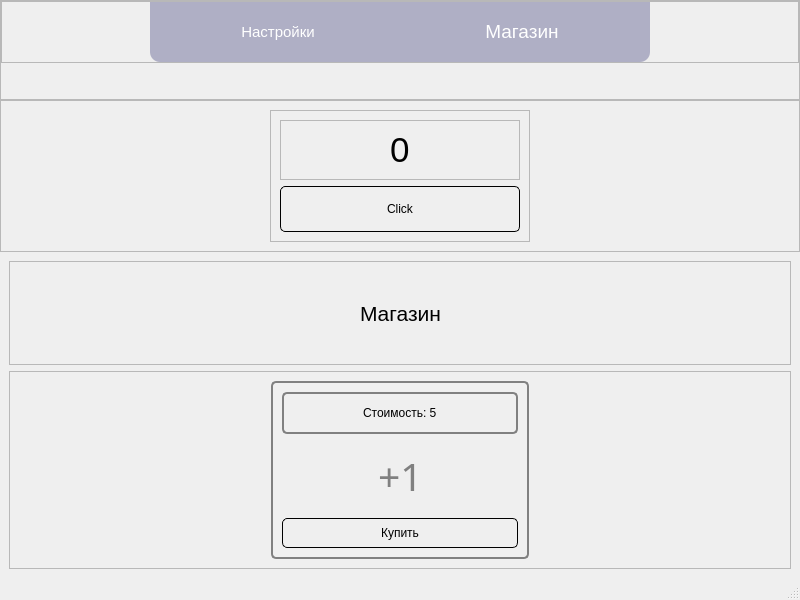
<?xml version="1.0" encoding="UTF-8"?>
<ui version="4.0">
 <class>MainWindow</class>
 <widget class="QMainWindow" name="MainWindow">
  <property name="geometry">
   <rect>
    <x>0</x>
    <y>0</y>
    <width>800</width>
    <height>600</height>
   </rect>
  </property>
  <property name="windowTitle">
   <string>MainWindow</string>
  </property>
  <widget class="QWidget" name="centralwidget">
   <layout class="QVBoxLayout" name="verticalLayout_4">
    <property name="spacing">
     <number>0</number>
    </property>
    <property name="leftMargin">
     <number>0</number>
    </property>
    <property name="topMargin">
     <number>0</number>
    </property>
    <property name="rightMargin">
     <number>0</number>
    </property>
    <property name="bottomMargin">
     <number>0</number>
    </property>
    <item>
     <widget class="QFrame" name="frame_3">
      <property name="minimumSize">
       <size>
        <width>0</width>
        <height>100</height>
       </size>
      </property>
      <property name="maximumSize">
       <size>
        <width>16777215</width>
        <height>100</height>
       </size>
      </property>
      <property name="frameShape">
       <enum>QFrame::Shape::StyledPanel</enum>
      </property>
      <property name="frameShadow">
       <enum>QFrame::Shadow::Raised</enum>
      </property>
      <property name="lineWidth">
       <number>0</number>
      </property>
      <layout class="QVBoxLayout" name="verticalLayout_6">
       <property name="spacing">
        <number>0</number>
       </property>
       <property name="leftMargin">
        <number>0</number>
       </property>
       <property name="topMargin">
        <number>0</number>
       </property>
       <property name="rightMargin">
        <number>0</number>
       </property>
       <property name="bottomMargin">
        <number>0</number>
       </property>
       <item>
        <widget class="QFrame" name="frame_12">
         <property name="frameShape">
          <enum>QFrame::Shape::StyledPanel</enum>
         </property>
         <property name="frameShadow">
          <enum>QFrame::Shadow::Raised</enum>
         </property>
         <layout class="QHBoxLayout" name="horizontalLayout_8">
          <property name="spacing">
           <number>0</number>
          </property>
          <property name="leftMargin">
           <number>0</number>
          </property>
          <property name="topMargin">
           <number>0</number>
          </property>
          <property name="rightMargin">
           <number>0</number>
          </property>
          <property name="bottomMargin">
           <number>0</number>
          </property>
          <item>
           <spacer name="horizontalSpacer_15">
            <property name="orientation">
             <enum>Qt::Orientation::Horizontal</enum>
            </property>
            <property name="sizeHint" stdset="0">
             <size>
              <width>145</width>
              <height>20</height>
             </size>
            </property>
           </spacer>
          </item>
          <item>
           <widget class="QFrame" name="frame_11">
            <property name="minimumSize">
             <size>
              <width>500</width>
              <height>60</height>
             </size>
            </property>
            <property name="styleSheet">
             <string notr="true">background-color: rgb(175, 175, 197);
border-bottom-left-radius: 10px;
border-bottom-right-radius: 10px;</string>
            </property>
            <property name="frameShape">
             <enum>QFrame::Shape::StyledPanel</enum>
            </property>
            <property name="frameShadow">
             <enum>QFrame::Shadow::Raised</enum>
            </property>
            <layout class="QHBoxLayout" name="horizontalLayout_9">
             <item>
              <widget class="QPushButton" name="btn_open_settings">
               <property name="font">
                <font>
                 <pointsize>11</pointsize>
                </font>
               </property>
               <property name="cursor">
                <cursorShape>PointingHandCursor</cursorShape>
               </property>
               <property name="styleSheet">
                <string notr="true">color: white;
</string>
               </property>
               <property name="text">
                <string>Настройки</string>
               </property>
              </widget>
             </item>
             <item>
              <widget class="QPushButton" name="btn_open_shop">
               <property name="font">
                <font>
                 <pointsize>14</pointsize>
                </font>
               </property>
               <property name="cursor">
                <cursorShape>PointingHandCursor</cursorShape>
               </property>
               <property name="styleSheet">
                <string notr="true">color: white;</string>
               </property>
               <property name="text">
                <string>Магазин</string>
               </property>
              </widget>
             </item>
            </layout>
           </widget>
          </item>
          <item>
           <spacer name="horizontalSpacer_16">
            <property name="orientation">
             <enum>Qt::Orientation::Horizontal</enum>
            </property>
            <property name="sizeHint" stdset="0">
             <size>
              <width>145</width>
              <height>20</height>
             </size>
            </property>
           </spacer>
          </item>
         </layout>
        </widget>
       </item>
       <item>
        <spacer name="verticalSpacer">
         <property name="orientation">
          <enum>Qt::Orientation::Vertical</enum>
         </property>
         <property name="sizeHint" stdset="0">
          <size>
           <width>20</width>
           <height>33</height>
          </size>
         </property>
        </spacer>
       </item>
      </layout>
     </widget>
    </item>
    <item>
     <widget class="QFrame" name="frame_5">
      <property name="frameShape">
       <enum>QFrame::Shape::StyledPanel</enum>
      </property>
      <property name="frameShadow">
       <enum>QFrame::Shadow::Raised</enum>
      </property>
      <layout class="QHBoxLayout" name="horizontalLayout_2">
       <item>
        <spacer name="horizontalSpacer_3">
         <property name="orientation">
          <enum>Qt::Orientation::Horizontal</enum>
         </property>
         <property name="sizeHint" stdset="0">
          <size>
           <width>253</width>
           <height>20</height>
          </size>
         </property>
        </spacer>
       </item>
       <item>
        <widget class="QFrame" name="frame_2">
         <property name="frameShape">
          <enum>QFrame::Shape::StyledPanel</enum>
         </property>
         <property name="frameShadow">
          <enum>QFrame::Shadow::Raised</enum>
         </property>
         <layout class="QVBoxLayout" name="verticalLayout">
          <item>
           <widget class="QFrame" name="frame_4">
            <property name="frameShape">
             <enum>QFrame::Shape::StyledPanel</enum>
            </property>
            <property name="frameShadow">
             <enum>QFrame::Shadow::Raised</enum>
            </property>
            <layout class="QHBoxLayout" name="horizontalLayout">
             <item>
              <spacer name="horizontalSpacer">
               <property name="orientation">
                <enum>Qt::Orientation::Horizontal</enum>
               </property>
               <property name="sizeHint" stdset="0">
                <size>
                 <width>90</width>
                 <height>20</height>
                </size>
               </property>
              </spacer>
             </item>
             <item>
              <widget class="QLabel" name="count">
               <property name="font">
                <font>
                 <pointsize>26</pointsize>
                </font>
               </property>
               <property name="text">
                <string>0</string>
               </property>
              </widget>
             </item>
             <item>
              <spacer name="horizontalSpacer_2">
               <property name="orientation">
                <enum>Qt::Orientation::Horizontal</enum>
               </property>
               <property name="sizeHint" stdset="0">
                <size>
                 <width>89</width>
                 <height>20</height>
                </size>
               </property>
              </spacer>
             </item>
            </layout>
           </widget>
          </item>
          <item>
           <widget class="QPushButton" name="btn_click">
            <property name="cursor">
             <cursorShape>PointingHandCursor</cursorShape>
            </property>
            <property name="styleSheet">
             <string notr="true">border: 1px solid black;
border-radius: 5px;
padding: 15px;</string>
            </property>
            <property name="text">
             <string>Click</string>
            </property>
           </widget>
          </item>
         </layout>
        </widget>
       </item>
       <item>
        <spacer name="horizontalSpacer_4">
         <property name="orientation">
          <enum>Qt::Orientation::Horizontal</enum>
         </property>
         <property name="sizeHint" stdset="0">
          <size>
           <width>253</width>
           <height>20</height>
          </size>
         </property>
        </spacer>
       </item>
      </layout>
     </widget>
    </item>
    <item>
     <widget class="QStackedWidget" name="stackedWidget">
      <property name="currentIndex">
       <number>1</number>
      </property>
      <widget class="QWidget" name="page_settings">
       <layout class="QVBoxLayout" name="verticalLayout_5">
        <item>
         <widget class="QFrame" name="frame">
          <property name="frameShape">
           <enum>QFrame::Shape::StyledPanel</enum>
          </property>
          <property name="frameShadow">
           <enum>QFrame::Shadow::Raised</enum>
          </property>
          <layout class="QHBoxLayout" name="horizontalLayout_3">
           <item>
            <spacer name="horizontalSpacer_5">
             <property name="orientation">
              <enum>Qt::Orientation::Horizontal</enum>
             </property>
             <property name="sizeHint" stdset="0">
              <size>
               <width>312</width>
               <height>20</height>
              </size>
             </property>
            </spacer>
           </item>
           <item>
            <widget class="QLabel" name="label_2">
             <property name="font">
              <font>
               <pointsize>16</pointsize>
              </font>
             </property>
             <property name="text">
              <string>Настройки</string>
             </property>
            </widget>
           </item>
           <item>
            <spacer name="horizontalSpacer_6">
             <property name="orientation">
              <enum>Qt::Orientation::Horizontal</enum>
             </property>
             <property name="sizeHint" stdset="0">
              <size>
               <width>311</width>
               <height>20</height>
              </size>
             </property>
            </spacer>
           </item>
          </layout>
         </widget>
        </item>
       </layout>
      </widget>
      <widget class="QWidget" name="page_shop">
       <layout class="QVBoxLayout" name="verticalLayout_3">
        <item>
         <widget class="QFrame" name="frame_6">
          <property name="frameShape">
           <enum>QFrame::Shape::StyledPanel</enum>
          </property>
          <property name="frameShadow">
           <enum>QFrame::Shadow::Raised</enum>
          </property>
          <layout class="QHBoxLayout" name="horizontalLayout_4">
           <item>
            <spacer name="horizontalSpacer_7">
             <property name="orientation">
              <enum>Qt::Orientation::Horizontal</enum>
             </property>
             <property name="sizeHint" stdset="0">
              <size>
               <width>40</width>
               <height>20</height>
              </size>
             </property>
            </spacer>
           </item>
           <item>
            <widget class="QLabel" name="label_3">
             <property name="font">
              <font>
               <pointsize>16</pointsize>
              </font>
             </property>
             <property name="text">
              <string>Магазин</string>
             </property>
            </widget>
           </item>
           <item>
            <spacer name="horizontalSpacer_8">
             <property name="orientation">
              <enum>Qt::Orientation::Horizontal</enum>
             </property>
             <property name="sizeHint" stdset="0">
              <size>
               <width>40</width>
               <height>20</height>
              </size>
             </property>
            </spacer>
           </item>
          </layout>
         </widget>
        </item>
        <item>
         <widget class="QFrame" name="frame_9">
          <property name="frameShape">
           <enum>QFrame::Shape::StyledPanel</enum>
          </property>
          <property name="frameShadow">
           <enum>QFrame::Shadow::Raised</enum>
          </property>
          <layout class="QHBoxLayout" name="horizontalLayout_7">
           <item>
            <spacer name="horizontalSpacer_13">
             <property name="orientation">
              <enum>Qt::Orientation::Horizontal</enum>
             </property>
             <property name="sizeHint" stdset="0">
              <size>
               <width>237</width>
               <height>20</height>
              </size>
             </property>
            </spacer>
           </item>
           <item>
            <widget class="QFrame" name="frame_7">
             <property name="styleSheet">
              <string notr="true">border: 2px solid gray;
border-radius: 5px;</string>
             </property>
             <property name="frameShape">
              <enum>QFrame::Shape::StyledPanel</enum>
             </property>
             <property name="frameShadow">
              <enum>QFrame::Shadow::Raised</enum>
             </property>
             <layout class="QVBoxLayout" name="verticalLayout_2">
              <item>
               <widget class="QFrame" name="frame_8">
                <property name="frameShape">
                 <enum>QFrame::Shape::StyledPanel</enum>
                </property>
                <property name="frameShadow">
                 <enum>QFrame::Shadow::Raised</enum>
                </property>
                <layout class="QHBoxLayout" name="horizontalLayout_5">
                 <item>
                  <spacer name="horizontalSpacer_9">
                   <property name="orientation">
                    <enum>Qt::Orientation::Horizontal</enum>
                   </property>
                   <property name="sizeHint" stdset="0">
                    <size>
                     <width>68</width>
                     <height>20</height>
                    </size>
                   </property>
                  </spacer>
                 </item>
                 <item>
                  <widget class="QLabel" name="label_4">
                   <property name="styleSheet">
                    <string notr="true">border:none;</string>
                   </property>
                   <property name="text">
                    <string>Стоимость: 5</string>
                   </property>
                  </widget>
                 </item>
                 <item>
                  <spacer name="horizontalSpacer_10">
                   <property name="orientation">
                    <enum>Qt::Orientation::Horizontal</enum>
                   </property>
                   <property name="sizeHint" stdset="0">
                    <size>
                     <width>68</width>
                     <height>20</height>
                    </size>
                   </property>
                  </spacer>
                 </item>
                </layout>
               </widget>
              </item>
              <item>
               <widget class="QFrame" name="frame_10">
                <property name="styleSheet">
                 <string notr="true">border: none;</string>
                </property>
                <property name="frameShape">
                 <enum>QFrame::Shape::StyledPanel</enum>
                </property>
                <property name="frameShadow">
                 <enum>QFrame::Shadow::Raised</enum>
                </property>
                <layout class="QHBoxLayout" name="horizontalLayout_6">
                 <item>
                  <spacer name="horizontalSpacer_11">
                   <property name="orientation">
                    <enum>Qt::Orientation::Horizontal</enum>
                   </property>
                   <property name="sizeHint" stdset="0">
                    <size>
                     <width>87</width>
                     <height>20</height>
                    </size>
                   </property>
                  </spacer>
                 </item>
                 <item>
                  <widget class="QLabel" name="label_5">
                   <property name="font">
                    <font>
                     <family>Plump</family>
                     <pointsize>29</pointsize>
                    </font>
                   </property>
                   <property name="styleSheet">
                    <string notr="true">color: gray;
border:none;</string>
                   </property>
                   <property name="text">
                    <string>+1</string>
                   </property>
                  </widget>
                 </item>
                 <item>
                  <spacer name="horizontalSpacer_12">
                   <property name="orientation">
                    <enum>Qt::Orientation::Horizontal</enum>
                   </property>
                   <property name="sizeHint" stdset="0">
                    <size>
                     <width>86</width>
                     <height>20</height>
                    </size>
                   </property>
                  </spacer>
                 </item>
                </layout>
               </widget>
              </item>
              <item>
               <widget class="QPushButton" name="btn_plus_1">
                <property name="cursor">
                 <cursorShape>PointingHandCursor</cursorShape>
                </property>
                <property name="styleSheet">
                 <string notr="true">border: 1px solid black;
border-radius: 5px;
padding: 7px;</string>
                </property>
                <property name="text">
                 <string>Купить</string>
                </property>
               </widget>
              </item>
             </layout>
            </widget>
           </item>
           <item>
            <spacer name="horizontalSpacer_14">
             <property name="orientation">
              <enum>Qt::Orientation::Horizontal</enum>
             </property>
             <property name="sizeHint" stdset="0">
              <size>
               <width>237</width>
               <height>20</height>
              </size>
             </property>
            </spacer>
           </item>
          </layout>
         </widget>
        </item>
       </layout>
      </widget>
     </widget>
    </item>
   </layout>
  </widget>
  <widget class="QStatusBar" name="statusbar"/>
 </widget>
 <resources/>
 <connections/>
</ui>
